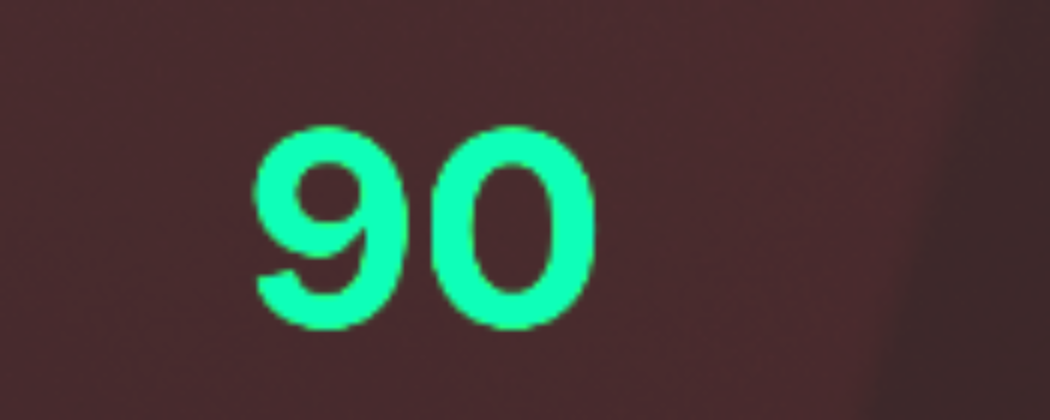
#> input picture images/match_facts/away_Accuracy.png, 1050 x 420 px
$ python -i image_processing.py   (imports and definitions only)
#> lines starting #> are read from the running program, lines starting #| are printed output that depends on the picture; after the words box and inside, x2 and y2 are one past the last pixel; in counts of white or black regions, pixels touching at a corner belong together
#> further down, picture is the input picture: shape (420, 1050, 3); mean B, G, R 55.8, 60.6, 66.7
import cv2
import numpy as np

def grayscale_image(image):
    """Convert the image to grayscale."""
    return cv2.cvtColor(image, cv2.COLOR_BGR2GRAY)

def preprocess_image(image, upscale=True):
    """Preprocess the image to improve OCR accuracy."""
#> called with upscale = True
    # Upscale the image slightly to enhance OCR accuracy
    #upscaled_image = cv2.resize(image, None, fx=1.5, fy=1.5, interpolation=cv2.INTER_LINEAR)

    if upscale:
        image = cv2.resize(image, None, fx=1.5, fy=1.5, interpolation=cv2.INTER_LINEAR)
    else:
        image = image

    # Convert to grayscale
    gray = cv2.cvtColor(image, cv2.COLOR_BGR2GRAY)
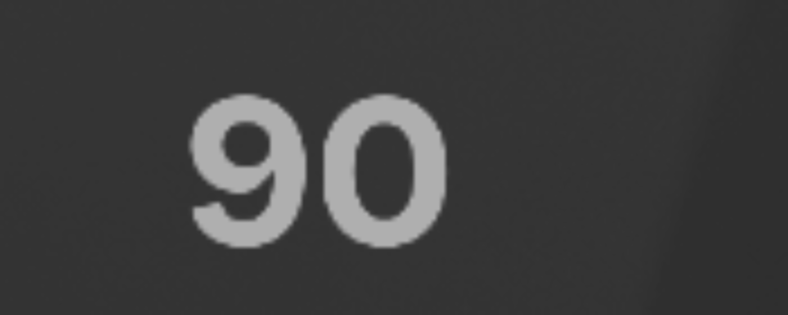
#> gray: shape (630, 1575) (shown at 1/2 size); min 46, max 176, mean 61.9

    # Apply a mild Gaussian Blur to reduce noise
    blurred = cv2.GaussianBlur(gray, (3, 3), 0)

    # Apply CLAHE (Contrast Limited Adaptive Histogram Equalization)
    clahe = cv2.createCLAHE(clipLimit=2.0, tileGridSize=(8, 8))
    enhanced = clahe.apply(blurred)
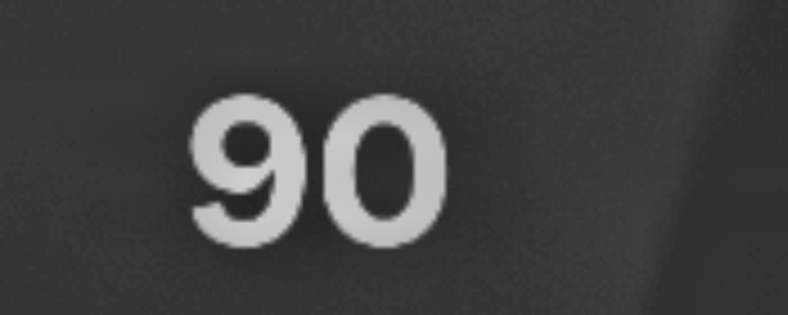
#> enhanced: shape (630, 1575) (shown at 1/2 size); min 35, max 206, mean 65.1

    # Apply Otsu's thresholding
    _, thresh = cv2.threshold(enhanced, 0, 255, cv2.THRESH_BINARY + cv2.THRESH_OTSU)
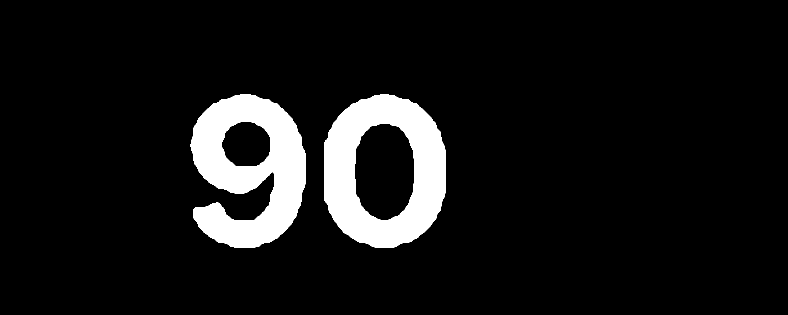
#> thresh: shape (630, 1575) (shown at 1/2 size); 8.5% white; 2 white regions, box (x1, y1, x2, y2) and area: (381, 189, 612, 495) 42445, (648, 189, 891, 495) 42292

    # Convert back to BGR for PaddleOCR
    processed_image = cv2.cvtColor(thresh, cv2.COLOR_GRAY2BGR)

    return processed_image

# [63 lines left out: functions upscale_image, increase_vibrance, preprocess, not called in this run]

>>> import cv2
>>> picture = cv2.imread('images/match_facts/away_Accuracy.png')
>>> result = preprocess_image(picture)
